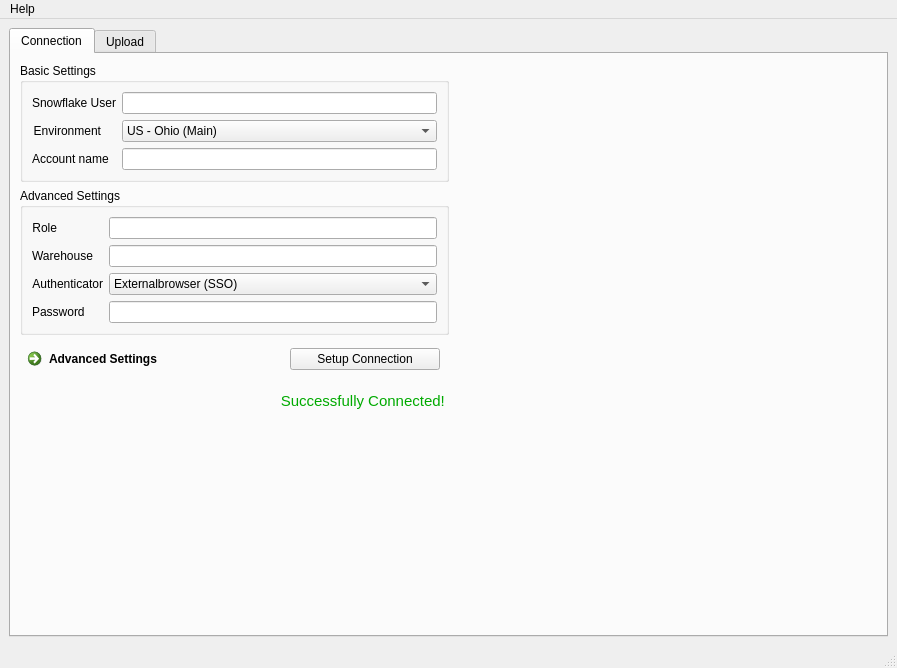
<?xml version="1.0" encoding="UTF-8"?>
<ui version="4.0">
 <class>MainWindow</class>
 <widget class="QMainWindow" name="MainWindow">
  <property name="geometry">
   <rect>
    <x>0</x>
    <y>0</y>
    <width>897</width>
    <height>668</height>
   </rect>
  </property>
  <property name="windowTitle">
   <string>Snowloader</string>
  </property>
  <property name="statusTip">
   <string/>
  </property>
  <widget class="QWidget" name="centralwidget">
   <layout class="QGridLayout" name="gridLayout">
    <item row="0" column="0">
     <widget class="QTabWidget" name="tabWidget">
      <property name="enabled">
       <bool>true</bool>
      </property>
      <property name="sizePolicy">
       <sizepolicy hsizetype="Preferred" vsizetype="Preferred">
        <horstretch>0</horstretch>
        <verstretch>0</verstretch>
       </sizepolicy>
      </property>
      <property name="maximumSize">
       <size>
        <width>16777215</width>
        <height>16777215</height>
       </size>
      </property>
      <property name="styleSheet">
       <string notr="true"/>
      </property>
      <property name="currentIndex">
       <number>0</number>
      </property>
      <widget class="QWidget" name="connectionTab">
       <attribute name="title">
        <string>Connection</string>
       </attribute>
       <layout class="QGridLayout" name="gridLayout_2">
        <item row="2" column="0">
         <widget class="QWidget" name="buttonsWidget" native="true">
          <property name="maximumSize">
           <size>
            <width>500</width>
            <height>50</height>
           </size>
          </property>
          <property name="acceptDrops">
           <bool>false</bool>
          </property>
          <layout class="QHBoxLayout" name="horizontalLayout_2">
           <property name="leftMargin">
            <number>0</number>
           </property>
           <property name="topMargin">
            <number>0</number>
           </property>
           <item>
            <widget class="QCommandLinkButton" name="changeSetLinkButton">
             <property name="enabled">
              <bool>true</bool>
             </property>
             <property name="sizePolicy">
              <sizepolicy hsizetype="Preferred" vsizetype="Preferred">
               <horstretch>0</horstretch>
               <verstretch>52</verstretch>
              </sizepolicy>
             </property>
             <property name="maximumSize">
              <size>
               <width>16777215</width>
               <height>16777215</height>
              </size>
             </property>
             <property name="font">
              <font>
               <family>Segoe UI</family>
               <underline>false</underline>
               <strikeout>false</strikeout>
               <kerning>true</kerning>
              </font>
             </property>
             <property name="text">
              <string>Advanced Settings</string>
             </property>
            </widget>
           </item>
           <item>
            <widget class="QPushButton" name="connectionButton">
             <property name="maximumSize">
              <size>
               <width>150</width>
               <height>16777215</height>
              </size>
             </property>
             <property name="toolTip">
              <string>&lt;html&gt;&lt;head/&gt;&lt;body&gt;&lt;p&gt;&lt;br/&gt;&lt;/p&gt;&lt;/body&gt;&lt;/html&gt;</string>
             </property>
             <property name="whatsThis">
              <string>&lt;html&gt;&lt;head/&gt;&lt;body&gt;&lt;p&gt;&lt;br/&gt;&lt;/p&gt;&lt;/body&gt;&lt;/html&gt;</string>
             </property>
             <property name="text">
              <string>Setup Connection</string>
             </property>
            </widget>
           </item>
          </layout>
         </widget>
        </item>
        <item row="1" column="1">
         <spacer name="horizontalSpacer">
          <property name="orientation">
           <enum>Qt::Horizontal</enum>
          </property>
          <property name="sizeHint" stdset="0">
           <size>
            <width>40</width>
            <height>20</height>
           </size>
          </property>
         </spacer>
        </item>
        <item row="1" column="0">
         <widget class="QGroupBox" name="advancedSetGroupBox">
          <property name="enabled">
           <bool>true</bool>
          </property>
          <property name="maximumSize">
           <size>
            <width>500</width>
            <height>16777215</height>
           </size>
          </property>
          <property name="autoFillBackground">
           <bool>false</bool>
          </property>
          <property name="title">
           <string>Advanced Settings</string>
          </property>
          <property name="flat">
           <bool>false</bool>
          </property>
          <layout class="QFormLayout" name="formLayout_6">
           <item row="0" column="0" colspan="2">
            <layout class="QFormLayout" name="formLayout">
             <item row="0" column="0">
              <widget class="QLabel" name="roleLabel">
               <property name="text">
                <string>Role</string>
               </property>
               <property name="alignment">
                <set>Qt::AlignRight|Qt::AlignTrailing|Qt::AlignVCenter</set>
               </property>
               <property name="buddy">
                <cstring>roleLineEdit</cstring>
               </property>
              </widget>
             </item>
             <item row="0" column="1">
              <widget class="QLineEdit" name="roleLineEdit">
               <property name="toolTip">
                <string>Optional: add your Snowflake role (e.g. PUBLIC)</string>
               </property>
              </widget>
             </item>
             <item row="1" column="0">
              <widget class="QLabel" name="warehouseLabel">
               <property name="text">
                <string>Warehouse</string>
               </property>
               <property name="alignment">
                <set>Qt::AlignRight|Qt::AlignTrailing|Qt::AlignVCenter</set>
               </property>
               <property name="buddy">
                <cstring>warehouseLineEdit</cstring>
               </property>
              </widget>
             </item>
             <item row="1" column="1">
              <widget class="QLineEdit" name="warehouseLineEdit">
               <property name="toolTip">
                <string>Optional: enter your Snowflake warehouse</string>
               </property>
              </widget>
             </item>
             <item row="2" column="0">
              <widget class="QLabel" name="authenticatorLabel">
               <property name="text">
                <string>Authenticator</string>
               </property>
               <property name="alignment">
                <set>Qt::AlignRight|Qt::AlignTrailing|Qt::AlignVCenter</set>
               </property>
               <property name="buddy">
                <cstring>authenticatorComboBox</cstring>
               </property>
              </widget>
             </item>
             <item row="2" column="1">
              <widget class="QComboBox" name="authenticatorComboBox">
               <property name="toolTip">
                <string>Select whether you want to authenticate using single sign-on (default) or a regular password</string>
               </property>
               <item>
                <property name="text">
                 <string>Externalbrowser (SSO)</string>
                </property>
               </item>
               <item>
                <property name="text">
                 <string>Snowflake</string>
                </property>
               </item>
              </widget>
             </item>
             <item row="3" column="0">
              <widget class="QLabel" name="passwordLabel">
               <property name="text">
                <string>Password</string>
               </property>
               <property name="buddy">
                <cstring>passwordLineEdit</cstring>
               </property>
              </widget>
             </item>
             <item row="3" column="1">
              <widget class="QLineEdit" name="passwordLineEdit">
               <property name="echoMode">
                <enum>QLineEdit::Password</enum>
               </property>
              </widget>
             </item>
            </layout>
           </item>
          </layout>
         </widget>
        </item>
        <item row="4" column="0">
         <spacer name="verticalSpacer">
          <property name="orientation">
           <enum>Qt::Vertical</enum>
          </property>
          <property name="sizeHint" stdset="0">
           <size>
            <width>20</width>
            <height>40</height>
           </size>
          </property>
         </spacer>
        </item>
        <item row="0" column="0">
         <widget class="QGroupBox" name="basicSetGroupBox">
          <property name="maximumSize">
           <size>
            <width>500</width>
            <height>16777215</height>
           </size>
          </property>
          <property name="title">
           <string>Basic Settings</string>
          </property>
          <layout class="QFormLayout" name="formLayout_7">
           <item row="0" column="0" colspan="2">
            <layout class="QFormLayout" name="basicSetLayout">
             <item row="0" column="0">
              <widget class="QLabel" name="userLabel">
               <property name="text">
                <string>Snowflake User</string>
               </property>
               <property name="alignment">
                <set>Qt::AlignRight|Qt::AlignTrailing|Qt::AlignVCenter</set>
               </property>
               <property name="buddy">
                <cstring>userLineEdit</cstring>
               </property>
              </widget>
             </item>
             <item row="0" column="1">
              <widget class="QLineEdit" name="userLineEdit">
               <property name="toolTip">
                <string>Enter username. Typically your mail address</string>
               </property>
              </widget>
             </item>
             <item row="1" column="0">
              <widget class="QLabel" name="environmentLabel">
               <property name="layoutDirection">
                <enum>Qt::LeftToRight</enum>
               </property>
               <property name="text">
                <string>Environment</string>
               </property>
               <property name="alignment">
                <set>Qt::AlignRight|Qt::AlignTrailing|Qt::AlignVCenter</set>
               </property>
               <property name="buddy">
                <cstring>environmentComboBox</cstring>
               </property>
              </widget>
             </item>
             <item row="1" column="1">
              <widget class="QComboBox" name="environmentComboBox">
               <property name="toolTip">
                <string>Select your Snowflake region or select Other for manual input</string>
               </property>
               <property name="currentText">
                <string>US - Ohio (Main)</string>
               </property>
               <item>
                <property name="text">
                 <string>US - Ohio (Main)</string>
                </property>
               </item>
               <item>
                <property name="text">
                 <string>EU - Ireland (Main)</string>
                </property>
               </item>
               <item>
                <property name="text">
                 <string>Other</string>
                </property>
               </item>
              </widget>
             </item>
             <item row="2" column="0">
              <widget class="QLabel" name="accountNameLabel">
               <property name="text">
                <string>Account name</string>
               </property>
               <property name="buddy">
                <cstring>accountNameLineEdit</cstring>
               </property>
              </widget>
             </item>
             <item row="2" column="1">
              <widget class="QLineEdit" name="accountNameLineEdit">
               <property name="toolTip">
                <string>Enter Snowflake account URL prefix. Excluding https:// and snowflake.computing.com</string>
               </property>
              </widget>
             </item>
            </layout>
           </item>
          </layout>
         </widget>
        </item>
        <item row="3" column="0">
         <widget class="QLabel" name="connectionDescLabel">
          <property name="font">
           <font>
            <pointsize>11</pointsize>
            <weight>50</weight>
            <italic>true</italic>
            <bold>false</bold>
            <underline>false</underline>
           </font>
          </property>
          <property name="text">
           <string>&lt;html&gt;&lt;head/&gt;&lt;body&gt;&lt;p&gt;&lt;span style=&quot; font-style:normal; color:#00aa00;&quot;&gt;Successfully Connected! &lt;/span&gt;&lt;/p&gt;&lt;/body&gt;&lt;/html&gt;</string>
          </property>
          <property name="alignment">
           <set>Qt::AlignRight|Qt::AlignTrailing|Qt::AlignVCenter</set>
          </property>
          <property name="margin">
           <number>0</number>
          </property>
          <property name="indent">
           <number>0</number>
          </property>
         </widget>
        </item>
       </layout>
      </widget>
      <widget class="QWidget" name="uploadTab">
       <attribute name="title">
        <string>Upload</string>
       </attribute>
       <layout class="QGridLayout" name="gridLayout_3">
        <item row="0" column="0">
         <layout class="QVBoxLayout" name="verticalLayout">
          <item>
           <layout class="QHBoxLayout" name="horizontalLayout">
            <item>
             <widget class="QPushButton" name="selectUploadFileButton">
              <property name="text">
               <string>Select File</string>
              </property>
             </widget>
            </item>
            <item>
             <spacer name="horizontalSpacer_2">
              <property name="orientation">
               <enum>Qt::Horizontal</enum>
              </property>
              <property name="sizeType">
               <enum>QSizePolicy::MinimumExpanding</enum>
              </property>
              <property name="sizeHint" stdset="0">
               <size>
                <width>40</width>
                <height>20</height>
               </size>
              </property>
             </spacer>
            </item>
            <item>
             <widget class="QLabel" name="databaseUploadLabel">
              <property name="text">
               <string>Database</string>
              </property>
              <property name="alignment">
               <set>Qt::AlignRight|Qt::AlignTrailing|Qt::AlignVCenter</set>
              </property>
             </widget>
            </item>
            <item>
             <widget class="QComboBox" name="databaseUploadComboBox">
              <property name="minimumSize">
               <size>
                <width>150</width>
                <height>0</height>
               </size>
              </property>
             </widget>
            </item>
            <item>
             <widget class="QLabel" name="schemaUploadLabel">
              <property name="text">
               <string>Schema</string>
              </property>
              <property name="alignment">
               <set>Qt::AlignRight|Qt::AlignTrailing|Qt::AlignVCenter</set>
              </property>
             </widget>
            </item>
            <item>
             <widget class="QComboBox" name="schemaUploadComboBox">
              <property name="minimumSize">
               <size>
                <width>150</width>
                <height>0</height>
               </size>
              </property>
             </widget>
            </item>
            <item>
             <widget class="QLabel" name="tableUploadLabel">
              <property name="text">
               <string>Table</string>
              </property>
              <property name="alignment">
               <set>Qt::AlignRight|Qt::AlignTrailing|Qt::AlignVCenter</set>
              </property>
             </widget>
            </item>
            <item>
             <widget class="QLineEdit" name="tableUploadEdit"/>
            </item>
            <item>
             <widget class="QPushButton" name="uploadFileButton">
              <property name="text">
               <string>Upload</string>
              </property>
             </widget>
            </item>
           </layout>
          </item>
          <item>
           <layout class="QHBoxLayout" name="horizontalLayout_3">
            <item>
             <widget class="QLabel" name="allTextLabel">
              <property name="text">
               <string>Preview (max 100.000 Rows):</string>
              </property>
             </widget>
            </item>
            <item>
             <widget class="QCheckBox" name="allTextCheckBox">
              <property name="layoutDirection">
               <enum>Qt::RightToLeft</enum>
              </property>
              <property name="text">
               <string>Create table with text columns only (compatibility)</string>
              </property>
             </widget>
            </item>
           </layout>
          </item>
          <item>
           <widget class="QTableView" name="uploadTableView"/>
          </item>
         </layout>
        </item>
       </layout>
      </widget>
     </widget>
    </item>
   </layout>
  </widget>
  <widget class="QStatusBar" name="statusbar"/>
  <widget class="QMenuBar" name="menubar">
   <property name="geometry">
    <rect>
     <x>0</x>
     <y>0</y>
     <width>897</width>
     <height>21</height>
    </rect>
   </property>
   <widget class="QMenu" name="menuHelp">
    <property name="title">
     <string>Help</string>
    </property>
    <addaction name="actionDocumentation"/>
   </widget>
   <addaction name="menuHelp"/>
  </widget>
  <action name="actionUpload">
   <property name="text">
    <string>Upload</string>
   </property>
  </action>
  <action name="actionDocumentation">
   <property name="text">
    <string>Documentation</string>
   </property>
  </action>
 </widget>
 <tabstops>
  <tabstop>tabWidget</tabstop>
  <tabstop>userLineEdit</tabstop>
  <tabstop>environmentComboBox</tabstop>
  <tabstop>accountNameLineEdit</tabstop>
  <tabstop>roleLineEdit</tabstop>
  <tabstop>warehouseLineEdit</tabstop>
  <tabstop>authenticatorComboBox</tabstop>
  <tabstop>passwordLineEdit</tabstop>
  <tabstop>changeSetLinkButton</tabstop>
  <tabstop>connectionButton</tabstop>
  <tabstop>selectUploadFileButton</tabstop>
  <tabstop>databaseUploadComboBox</tabstop>
  <tabstop>schemaUploadComboBox</tabstop>
  <tabstop>tableUploadEdit</tabstop>
  <tabstop>allTextCheckBox</tabstop>
  <tabstop>uploadFileButton</tabstop>
  <tabstop>uploadTableView</tabstop>
 </tabstops>
 <resources/>
 <connections/>
</ui>
